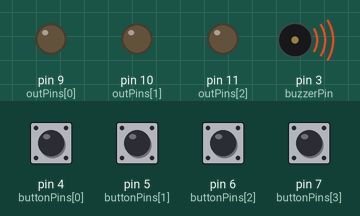
Bench run of a sketch on a simulated Arduino Mega 2560, built with avr-gcc and run on an emulated ATmega2560. Parts: output pins drawn as LEDs (lit = HIGH), buzzer (waves = sounding). Inputs (shaded band) come from the test bench; at power-on: pin 4 (buttonPins[0]), pin 5 (buttonPins[1]), pin 6 (buttonPins[2]), pin 7 (buttonPins[3]) HIGH.

Above: at 1.25 s.
1.3 s: pin 4 (buttonPins[0]) pulled LOW for 0.15 s
At 1.8 s:
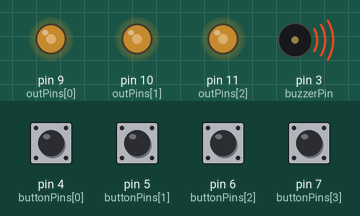
Timing chart, 0 to 3.5 s (numbered marks = the images above; inputs shaded):
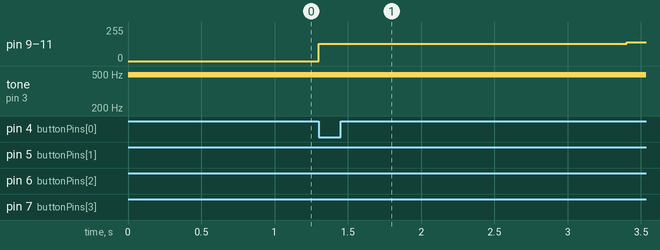

The sketch:

analogTestShowcase.ino
```cpp
#define N_CH 3
#define N_BUTTON 4

#define TIME_SCALAR 2 // Each millisecond is 2 units of time, that way we can slow the signal down
#include <avr/pgmspace.h>

#ifndef MEGA
int outPins[N_CH] = {9, 10, 11};
int buttonPins[N_BUTTON] = {4,5,6,7};
int buzzerPin = 3;
#else
int outPins[N_CH] = {9, 10, 11};
int buttonPins[N_BUTTON] = { 22, 24, 26, 28};
int buzzerPin = 8;
#endif

const byte ch1[] PROGMEM =  {
#include "NormalSinusRhythm_struct1.h"
};

const byte ch2[] PROGMEM =  {
#include "NormalSinusRhythm_struct2.h"
};
const byte* data[N_CH] = {ch1, ch1, ch1};
const int ch_len[N_CH] = {14317, 14317, 14317};
int cindex[N_CH] = {0, 0, 0};
boolean zeroed[N_CH] = {false, false, false};
/*
const byte ch3[] PROGMEM =  {
#include "rounded-ch3.h"
};
const byte ch4[] PROGMEM =  {
#include "rounded-ch4.h"
};
*/

void setup() {
  // put your setup code here, to run once:
  for (int i = 0; i < N_CH; i++) {
    pinMode(outPins[i], OUTPUT);
  }

  for (int i = 0; i < N_BUTTON; i++) {
    pinMode(buttonPins[i], INPUT_PULLUP);
  }
  TCCR2B = TCCR2B & 0b11111000 | 0x01;
  TCCR1B = TCCR1B & 0b11111000 | 0x01;
  #ifndef MEGA

#endif

#ifdef MEGA
  Serial.begin(250000);
  #endif
}


unsigned long start, finish, elapsed;
int incomingVal;
int i = 0;

void loop() {
  start = micros();

  analogWrite(buzzerPin, millis() & 0xFF);

  for (int i = 1; i < (1+N_CH); i++) {
    // Using INPUT_PULLUP, so when low, button was pressed
    zeroed[i-1] = digitalRead(buttonPins[i]) ? false : true;
  }
  if (!digitalRead(buttonPins[0])) {
    for (int ch = 0; ch < N_CH; ch++) {
      zeroed[ch] = true;
    }
  }

  /*if (pressedButton == 0) // flatline
    analogWrite(buzzerPin, 128);
  else
    analogWrite(buzzerPin, 0);
    */

  for (int ch = 0; ch < N_CH; ch++) {
    if (cindex[ch] / TIME_SCALAR == ch_len[ch]) {
      cindex[ch] = 0;
    }
    int incomingVal =  pgm_read_byte_near(data[ch] + (cindex[ch] / TIME_SCALAR));
    int increment = TIME_SCALAR;

    /*switch (pressedButton) {
      case -1: break;
      case 0: // flatline
        incomingVal = 128;
        break;
      case 1: // half signal
        incomingVal = (incomingVal - 128)/3 + 128;
        break;
      case 2: // slow down heart
        increment = 1;
        break;
      case 3: // replace signal with noise
        incomingVal = micros() & 0xFF;
        break;
    }
    #ifdef MEGA
    Serial.println(pressedButton);
    #endif
    //if (ch == 0)
    //  Serial.println(incomingVal); */
    if (zeroed[ch])
      analogWrite(outPins[ch], 128);
    else
      analogWrite(outPins[ch], incomingVal);
    cindex[ch] += increment;

  }

  finish = micros();
  elapsed = finish - start;
  delayMicroseconds(1000 - elapsed);
}
```

Source omitted: ythm_struct1.h (data table, 56765 bytes), ythm_struct2.h (data table, 56864 bytes)
